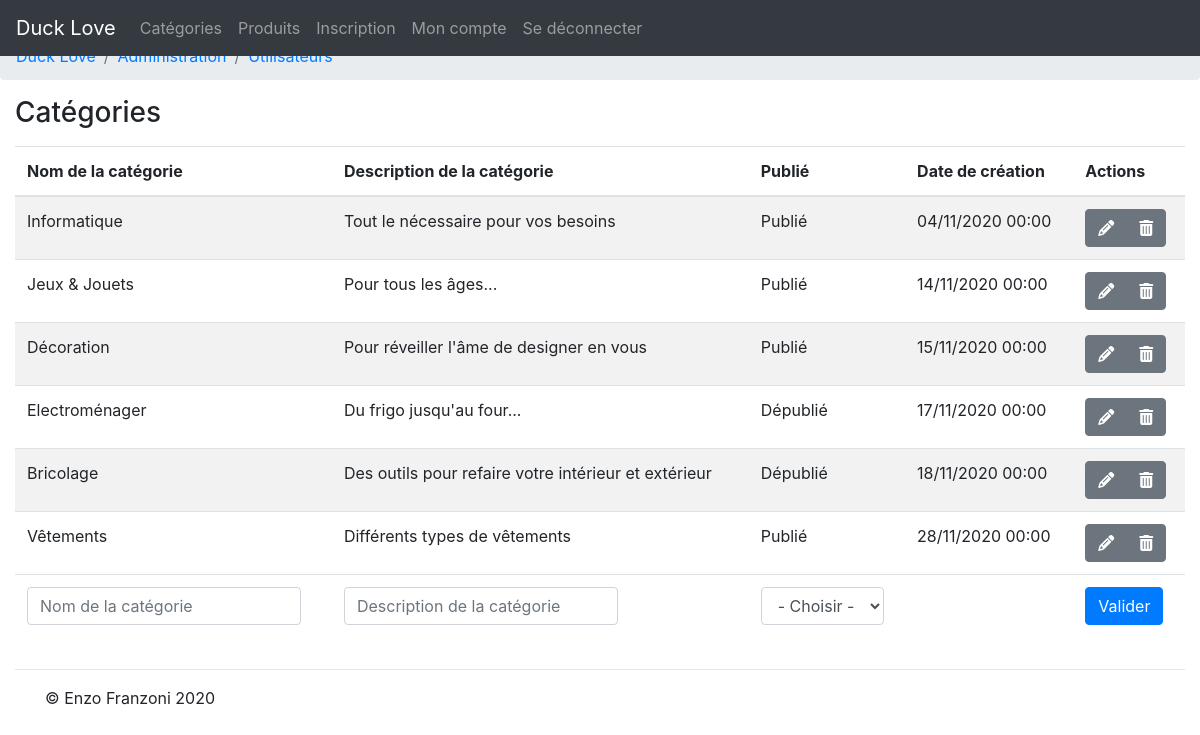
Page /admin/category.php (signed in) on the committed database.
### tables this page shows
CREATE TABLE IF NOT EXISTS `category` (
  `id` int(11) NOT NULL AUTO_INCREMENT,
  `name` varchar(50) NOT NULL,
  `description` varchar(200) NOT NULL,
  `published` tinyint(1) NOT NULL,
  `create_date` datetime NOT NULL,
  PRIMARY KEY (`id`)
);

### includes/message.php (called while the page is built, shortened)
<?php
class Message {
    private static $blocking = false;
    public static function isBlocking() {
        return self::$blocking;
    }
}

### objects/category.php (called while the page is built, shortened)
<?php
class Category {
    private
            $id,
            $name,
            $description,
            $published,
            $create_date;
    public function __construct($id = null, $name = null, $description = null, $published = null, $create_date = null) {
        $this->published = $published;
    }
    public function getCategoryList() {
        $pdo = Db::getInstance();
        $query = "SELECT `id`, `name`, `description`, `published`, `create_date` FROM `category` WHERE (published = :published OR :published IS NULL) ORDER BY `create_date` ASC";
        $exe = $pdo->prepare($query);
        $exe->bindValue('published', $this->published, PDO::PARAM_INT);
        if (!$exe->execute()) {
            throw new Exception(CATEGORY_GET_CATEGORY_LIST_EXECUTE_ERROR);
        }
        $categoryList = [];
        while ($res = $exe->fetch(PDO::FETCH_OBJ)) {
            $this->published = (int) $res->published;
            $categoryList[] = clone $this;
        }
        return $categoryList;
    }
    public function __get($property) {
        if (property_exists($this, $property)) {
            return $this->$property;
        }
    }
}

### objects/select.php (called while the page is built, shortened)
<?php
class Select {
    public static function getStateList() {
        $stateList = [1 => SELECT_OPTION_PUBLISHED, 0 => SELECT_OPTION_UNPUBLISHED];
        return $stateList;
    }
}

### admin/category.php (the view, shortened to what this page needs)
<?php
require_once('../require.php');
$cleanForm = false;
try {
    $category = new Category;
    $categoryList = $category->getCategoryList();
    $selectStateList = Select::getStateList();
} catch (CheckException $ex) {
    Message::addWarning($ex->getMessage(), false);
} catch (Exception $ex) {
    Message::addError($ex->getMessage(), true);
}
if (isset($categoryGet)) {
    $action = 'category_update';
    $name = $categoryGet->name;
    $description = $categoryGet->description;
    $published = $categoryGet->published;
} else {
    $name = isset($_POST['name']) && !$cleanForm ? $_POST['name'] : '';
    $description = isset($_POST['description']) && !$cleanForm ? $_POST['description'] : '';
}
require_once('../includes/header.php');
?>
<div class="container-fluid">
    <?php
    if (!Message::isBlocking()) {
        ?>
        <h1 class = "h3 mb-3"><?php echo CATEGORIES_TITLE ?></h1>
        <form class="form-inline" action="<?php echo $_SERVER['PHP_SELF'] ?>" method="post">
            <div class="table-responsive">
                <table class="table table-striped">
                    <thead>
                        <tr>
                            <th>
                                <?php echo CATEGORY_LIST_NAME_TAB; ?>
                            </th>
                            <th>
                                <?php echo CATEGORY_LIST_DESCRIPTION_TAB; ?>
                            </th>
                            <th>
                                <?php echo CATEGORY_LIST_PUBLISHED_TAB; ?>
                            </th>
                            <th>
                                <?php echo CATEGORY_LIST_CREATE_DATE_TAB; ?>
                            </th>
                            <th>
                                <?php echo CATEGORY_LIST_ACTION_TAB; ?>
                            </th>
                        </tr>
                    </thead>
                    <tbody>
                        <?php foreach ($categoryList as $category) { ?>
                            <tr>
                                <td>
                                    <?php echo $category->name ?>
                                </td>
                                <td>
                                    <?php echo $category->description ?>
                                </td>
                                <td>
                                    <?php echo $selectStateList[$category->published] ?>
                                </td>
                                <td>
                                    <?php
                                    $category_create_date = new DateTime($category->create_date);
                                    echo $category_create_date->format('d/m/Y H:i');
                                    ?>
                                </td>
                                <td>
                                    <div class="btn-group" role="group" aria-label="actions">
                                        <a href="<?php echo $_SERVER['PHP_SELF'] ?>action=category_load&?id=<?php echo $category->id ?>" class="btn btn-secondary">
                                            <i class="fa fa-pencil" aria-hidden="true"></i>
                                        </a>
                                        <a href="<?php echo $_SERVER['PHP_SELF'] ?>?action=category_delete&id=<?php echo $category->id ?>" class="btn btn-secondary">
                                            <i class="fa fa-trash" aria-hidden="true"></i>
                                        </a>
                                    </div>
                                </td>
                            </tr>
                        <?php } ?>
                    </tbody>
                    <tfoot>
                        <tr>
                            <td>
                                <input type="text" class="form-control" id="name" name="name" placeholder="<?php echo CATEGORY_NAME_PLACEHOLDER ?>" value="<?php echo $name ?>">
                            </td>
                            <td>
                                <input type="text" class="form-control" id="description" name="description" placeholder="<?php echo CATEGORY_DESCRIPTION_PLACEHOLDER ?>" value="<?php echo $description ?>">
                            </td>
                            <td>
                                <select class="form-control" id="published" name="published">
                                    <option value=""><?php echo SELECT_OPTION_NONE; ?></option>
                                </select>
                            </td>
                            <td>
                            </td>
                            <td>
                                <button type="submit" class="btn btn-primary"><?php echo CATEGORY_SUBMIT_LABEL ?></button>
                            </td>
                        </tr>
                    </tfoot>
                </table>
            </div>
        </form>
    <?php } ?>
    <hr>
</div>
<?php
require_once('../includes/footer.php');

### rows in the picture
category: name "Informatique", description "Tout le nécessaire pour vos besoins", published "Publié", create_date "04/11/2020 00:00"
category: name "Jeux & Jouets", description "Pour tous les âges...", published "Publié", create_date "14/11/2020 00:00"
category: name "Décoration", description "Pour réveiller l'âme de designer en vous", published "Publié", create_date "15/11/2020 00:00"
category: name "Electroménager", description "Du frigo jusqu'au four...", published "Dépublié", create_date "17/11/2020 00:00"
category: name "Bricolage", description "Des outils pour refaire votre intérieur et extérieur", published "Dépublié", create_date "18/11/2020 00:00"
category: name "Vêtements", description "Différents types de vêtements", published "Publié", create_date "28/11/2020 00:00"

### other values in the picture
PROJECT_NAME "Duck Love"
CATEGORIES_MENU "Catégories"
ITEMS_MENU "Produits"
SUBSCRIBE_MENU "Inscription"
ACCOUNT_MENU "Mon compte"
LOGOUT_MENU "Se déconnecter"
$bcLabel "Administration"
$bcLabel "Utilisateurs"
CATEGORIES_TITLE "Catégories"
CATEGORY_LIST_NAME_TAB "Nom de la catégorie"
CATEGORY_LIST_DESCRIPTION_TAB "Description de la catégorie"
CATEGORY_LIST_PUBLISHED_TAB "Publié"
CATEGORY_LIST_CREATE_DATE_TAB "Date de création"
CATEGORY_LIST_ACTION_TAB "Actions"
CATEGORY_SUBMIT_LABEL "Valider"
